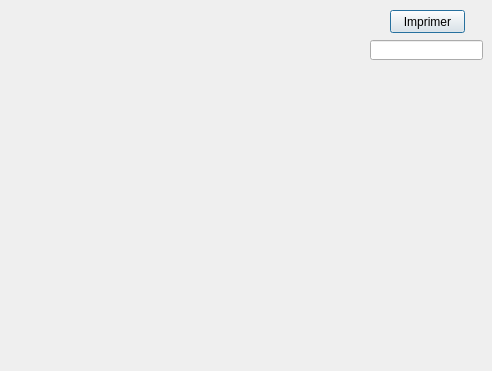
<?xml version="1.0" encoding="UTF-8"?>
<ui version="4.0">
 <class>facture</class>
 <widget class="QDialog" name="facture">
  <property name="geometry">
   <rect>
    <x>0</x>
    <y>0</y>
    <width>492</width>
    <height>371</height>
   </rect>
  </property>
  <property name="windowTitle">
   <string>Dialog</string>
  </property>
  <widget class="QPushButton" name="pushButton">
   <property name="geometry">
    <rect>
     <x>390</x>
     <y>10</y>
     <width>75</width>
     <height>23</height>
    </rect>
   </property>
   <property name="text">
    <string>Imprimer</string>
   </property>
  </widget>
  <widget class="QLineEdit" name="lineEditfroFacture">
   <property name="geometry">
    <rect>
     <x>370</x>
     <y>40</y>
     <width>113</width>
     <height>20</height>
    </rect>
   </property>
  </widget>
 </widget>
 <resources/>
 <connections/>
</ui>
